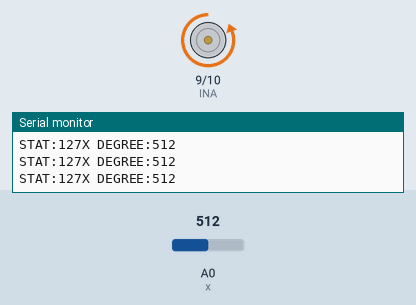
A sketch run on a simulated Arduino Uno, built with avr-gcc and run on an emulated ATmega328P. Parts: motor-driver pin pairs drawn as motors (green arrow = first pin HIGH = forward, orange = second pin HIGH = backward, longer = more drive), the last lines printed to the serial monitor. The test bench sets the inputs (shaded band); at power-on: A0 (x) = 512.

Above: at 1.2 s.
1.3 s: A0 (x) set to 485
At 2.5 s:
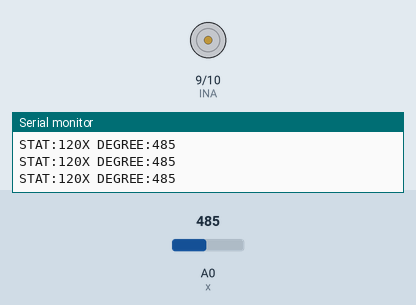
2.8 s: A0 (x) set to 306
At 3.9 s:
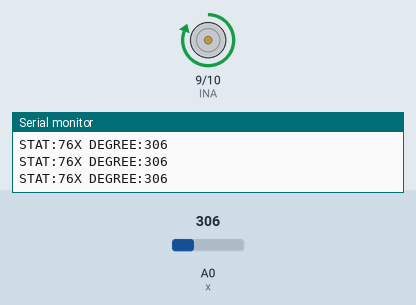
Timing chart, 0 to 5.8 s (numbered marks = the images above; inputs shaded):
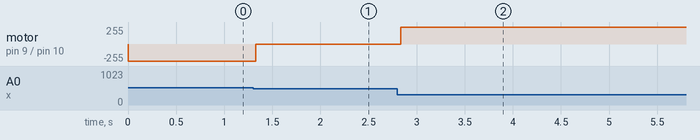

Measured:
- the behaviour switches between 486 and 485 on A0 (x) (found by bisection; images 0 and 1)
- after the input at 1.3 s, motor on pin 9 (INA) / pin 10 (INB): backward 255/255 → stopped at once
- after the input at 2.8 s, motor on pin 9 (INA) / pin 10 (INB): stopped → forward 255/255 at once

The sketch:

tgg.ino
```cpp
#define x A0
#define INA 9
#define INB 10


void setup() {
  Serial.begin(9600);

  pinMode(x,INPUT);
  pinMode(INA, OUTPUT);
  pinMode(INB, OUTPUT);
}


void loop() {

  int xdegree = analogRead(x);
  int WPstat = map(xdegree, 0,1023,0,255);

  Serial.print("STAT:");
  Serial.print(WPstat);
  Serial.print("X DEGREE:");
  Serial.println(xdegree);

  if(WPstat == 120){
    digitalWrite(INA, 0);
    digitalWrite(INB, 0);
  }
  else if(WPstat < 120){
    digitalWrite(INA, WPstat);
    digitalWrite(INB, 0);
  }
  else if(WPstat > 120){
    digitalWrite(INA, 0);
    digitalWrite(INB, WPstat);
  }

}
```
